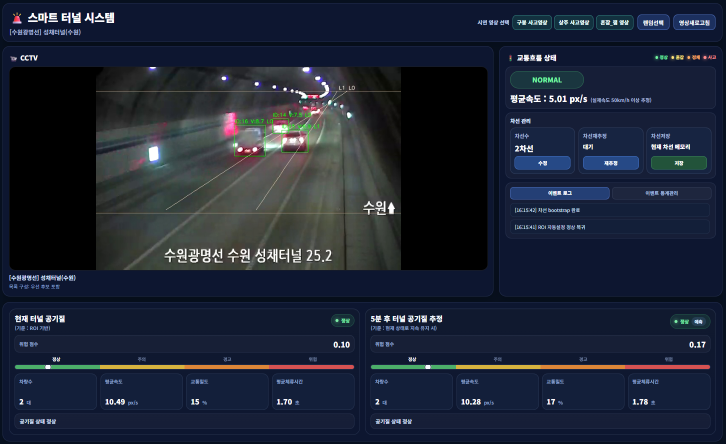
#> input picture frontend_js/src/assets/landing-dashboard.png, 1452 x 888 px (shown at 1/2 size); its folder holds only this picture in this run
$ python -i pipeline_core_V6.py   (imports and definitions only)
#> lines starting #> are read from the running program, lines starting #| are printed output that depends on the picture; after the words box and inside, x2 and y2 are one past the last pixel; in counts of white or black regions, pixels touching at a corner belong together
#> further down, picture is the input picture: shape (888, 1452, 3); mean B, G, R 52.7, 36.9, 29.7
# ==========================================
# 파일명: pipeline_core_V5_5.py
# 설명:
# V5_5 통합 파이프라인
# - AdaptiveROI
# - TrackAnalyzer
# - LaneTemplateEstimator
# - TrafficState
# - AccidentDetector
#
# 수정 내용
# 1) AdaptiveROI.update()에 frame_width 전달
# 2) 중앙영역 차량 수 기준 ROI 자동설정을 지원
# ==========================================

import cv2
import numpy as np

from adaptive_roi_V5_5 import AdaptiveROI
from track_analyzer_V5_5 import TrackAnalyzer
from lane_template_V5_5 import LaneTemplateEstimator
from traffic_state_V5_5 import TrafficState
from traffic_accident_V6 import AccidentDetector


SANGJU_DEMO_VIDEO_FILENAME = "accident_tunnel_sangju.mp4"


def detect_fire_like_region(frame):
    """
    발표 시연용 최소 휴리스틱.
    별도 fire/smoke 모델 없이 밝고 채도가 높은 red/orange/yellow 영역을
    smoke_fire_map 입력 후보로만 사용한다.
    """
    result = {
        "fire_candidate": False,
        "area_ratio": 0.0,
        "max_area": 0.0,
        "bbox": [],
    }

    if frame is None:
        return result

    h, w = frame.shape[:2]
#> h = 888; w = 1452
    frame_area = max(float(h * w), 1.0)
#> frame_area = 1289376

    hsv = cv2.cvtColor(frame, cv2.COLOR_BGR2HSV)
#> hsv: shape (888, 1452, 3); mean H, S, V 89.5, 126, 55.5

    # OpenCV HSV hue range: 0~179. Red wraps around 0.
    red_low = cv2.inRange(hsv, np.array([0, 70, 105]), np.array([12, 255, 255]))
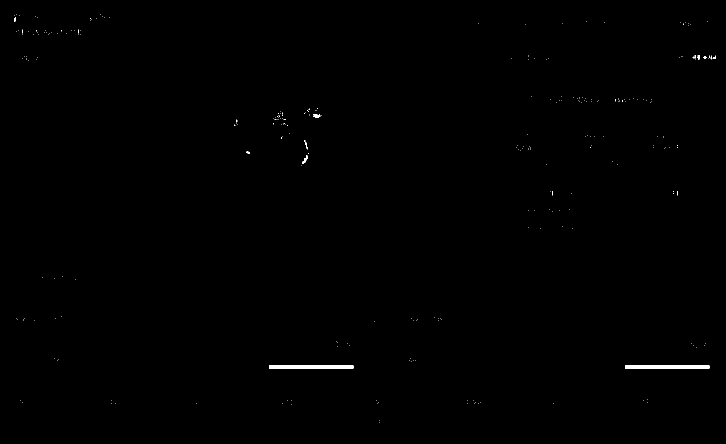
#> red_low: shape (888, 1452) (shown at 1/2 size); 0.26% white; 269 white regions (262 under 20 px), largest, box (x1, y1, x2, y2) and area: (538, 730, 708, 738) 1350, (1250, 730, 1420, 738) 1350, (627, 228, 641, 236) 72
    red_high = cv2.inRange(hsv, np.array([170, 70, 105]), np.array([179, 255, 255]))
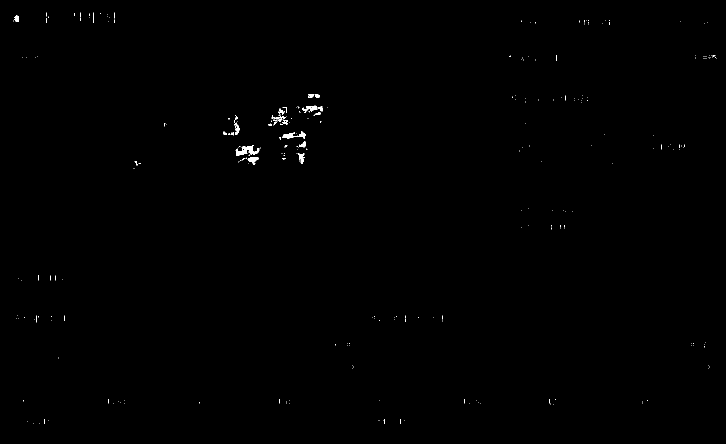
#> red_high: shape (888, 1452) (shown at 1/2 size); 0.23% white; 275 white regions (254 under 20 px), largest, box (x1, y1, x2, y2) and area: (471, 290, 521, 311) 455, (565, 263, 612, 278) 294, (605, 211, 635, 226) 202
    orange_yellow = cv2.inRange(hsv, np.array([13, 60, 115]), np.array([45, 255, 255]))
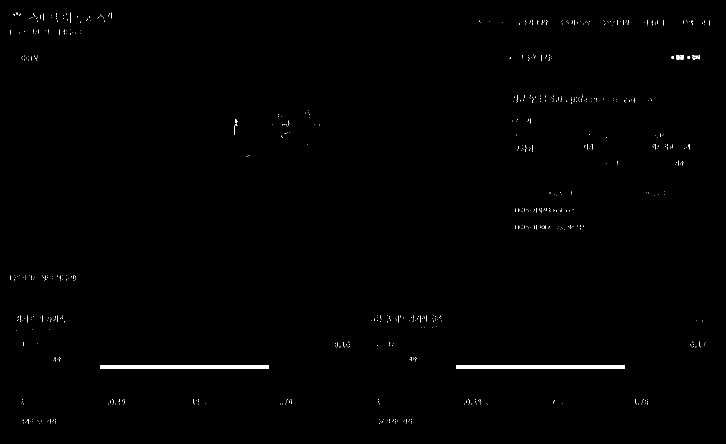
#> orange_yellow: shape (888, 1452) (shown at 1/2 size); 0.59% white; 722 white regions (714 under 20 px), largest, box (x1, y1, x2, y2) and area: (200, 730, 538, 738) 2704, (912, 730, 1250, 738) 2704, (1352, 110, 1368, 119) 101
    mask = cv2.bitwise_or(cv2.bitwise_or(red_low, red_high), orange_yellow)
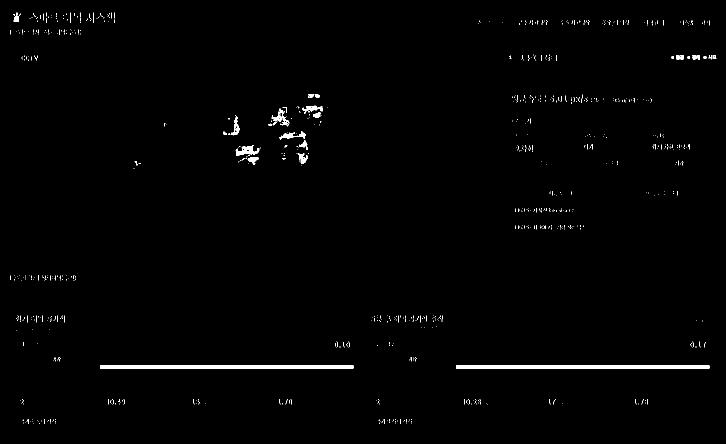
#> mask: shape (888, 1452) (shown at 1/2 size); 1.1% white; 858 white regions (830 under 20 px), largest, box (x1, y1, x2, y2) and area: (200, 730, 708, 738) 4058, (912, 730, 1420, 738) 4058, (471, 290, 521, 311) 475

    kernel = np.ones((5, 5), np.uint8)
    mask = cv2.morphologyEx(mask, cv2.MORPH_OPEN, kernel, iterations=1)
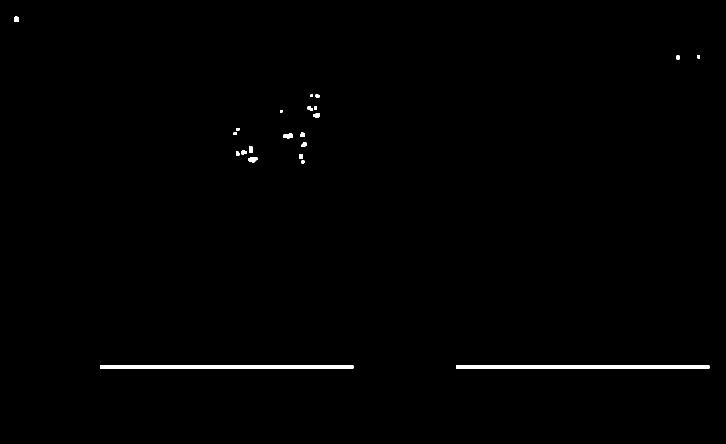
#> mask: shape (888, 1452) (shown at 1/2 size); 0.73% white; 22 white regions, largest, box (x1, y1, x2, y2) and area: (200, 730, 707, 738) 4054, (912, 730, 1419, 738) 4054, (566, 266, 586, 277) 160
    mask = cv2.morphologyEx(mask, cv2.MORPH_CLOSE, kernel, iterations=2)
#> mask: shape (888, 1452); 0.75% white; 15 white regions

    contours, _ = cv2.findContours(mask, cv2.RETR_EXTERNAL, cv2.CHAIN_APPROX_SIMPLE)
#> contours = 15 contours, 1 with area under 20; largest, box (x1, y1, x2, y2) and area: (912, 730, 1419, 738) 3541, (200, 730, 707, 738) 3541, (615, 213, 640, 235) 250, (472, 293, 505, 311) 236, (566, 266, 586, 277) 134

    min_contour_area = 220.0
    valid_contours = []
    for contour in contours:
        area = float(cv2.contourArea(contour))
        if area >= min_contour_area:
            valid_contours.append((area, contour))
#> this loop made 15 passes
#> area on passes 1, 2, 3, 4, 5, 6, 7, 8, 9, 11, 12, 13: 3541, 3541, 124, 87.5, 236.5, 62, 134.5, 57.5, 49.5, 250.5, 78.5, 24.5
#> (contour, area) on pass 14: ([[1353, 111], [1353, 118], [1358, 118], [1358, 111]], 35)
#> after the loop, valid_contours = 4 items

    if not valid_contours:
        return result

    total_area = sum(area for area, _ in valid_contours)
#> total_area = 7569
    max_area, max_contour = max(valid_contours, key=lambda item: item[0])
#> max_area = 3541; max_contour = [[912, 730], [912, 737], [1417, 737], [1418, 736], [1418, 731], [1417, 730]]
    x, y, bw, bh = cv2.boundingRect(max_contour)
#> x = 912; y = 730; bw = 507; bh = 8
    area_ratio = total_area / frame_area
#> area_ratio = 0.00587

    result.update({
        "fire_candidate": bool(area_ratio >= 0.0012 or max_area >= 650.0),
        "area_ratio": round(float(area_ratio), 6),
        "max_area": round(float(max_area), 2),
        "bbox": [int(x), int(y), int(bw), int(bh)],
    })
    return result


class PipelineCore:
    # [168 lines left out: functions __init__, process, not called in this run]

>>> import cv2
>>> picture = cv2.imread('../../../frontend_js/src/assets/landing-dashboard.png')
>>> result = detect_fire_like_region(picture)
#> result = {'fire_candidate': True, 'area_ratio': 0.00587, 'max_area': 3541, 'bbox': [912, 730, 507, 8]}
